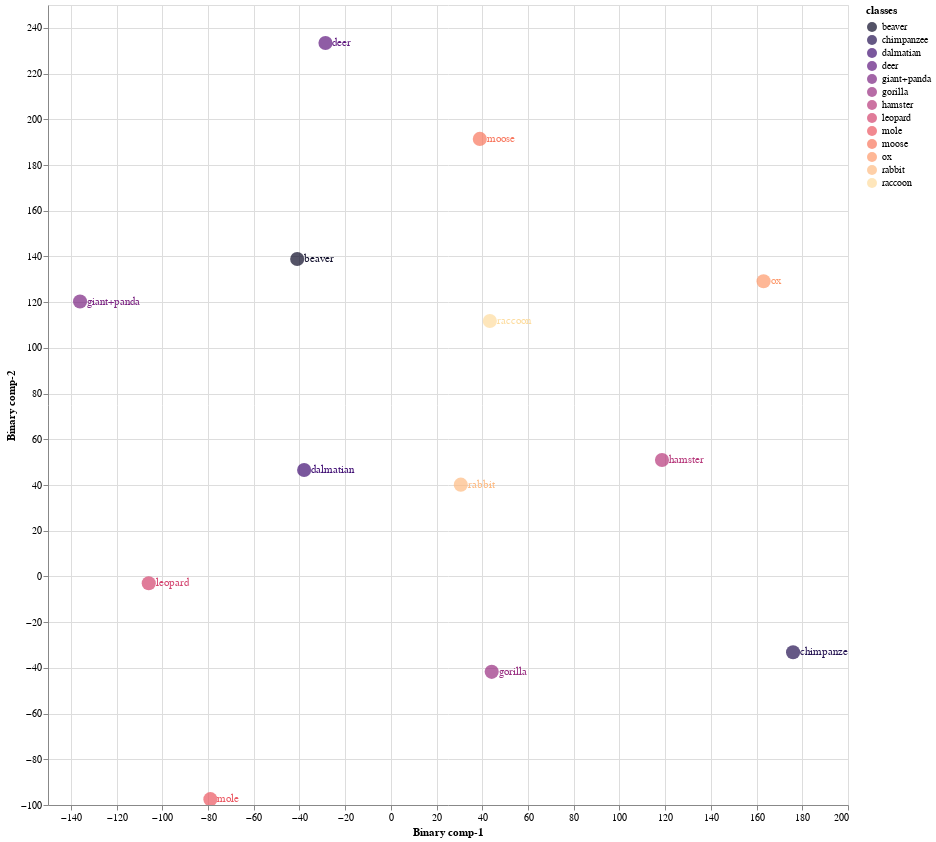
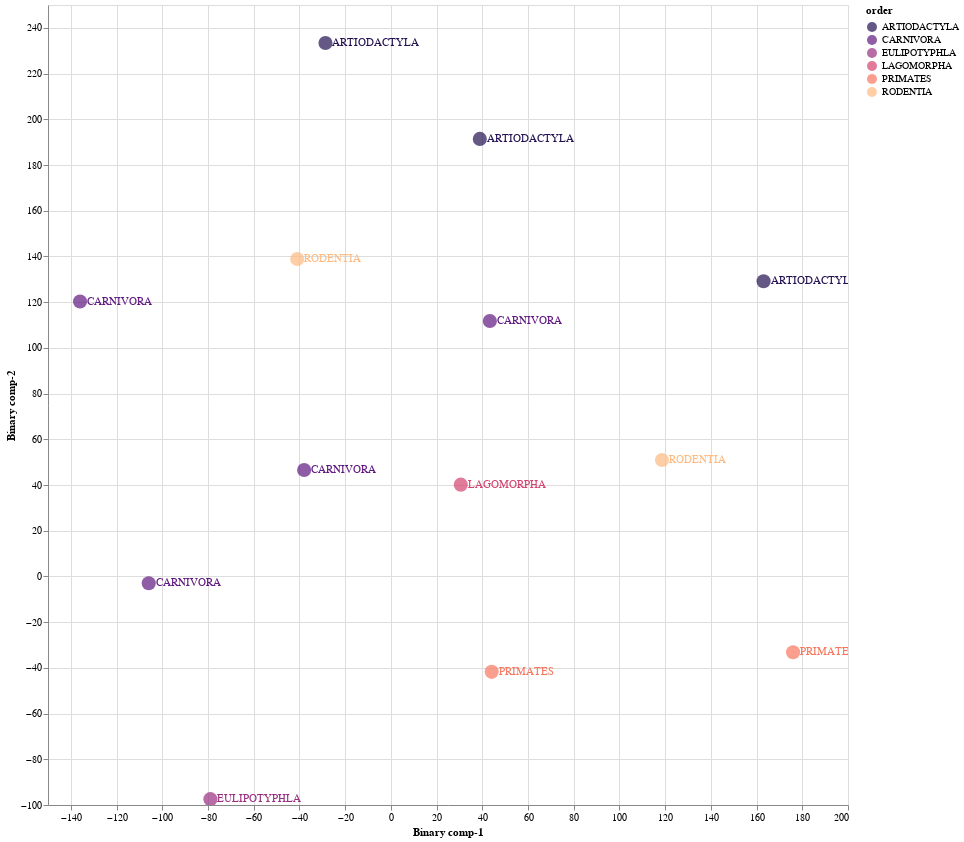

Notebook source saved alongside these figures, in order:
### Markdown cell above
### 8.1 Train Validation Split 01

### Code cell
Train01 = CZSL(mode = "Train", 
               split = 1, 
               DNN = ProjectionNetwork1, 
               epochs = 40, 
               bs = 8, 
               numunits = 1024, 
               lr = 0.1, 
               optimiser = nn.Sigmoid(), 
               dropout = 0.2, 
               mom = 0, 
               wd = 0,  
               device = 'cuda', 
               checkpoint = CP1, 
               pred_type = 'Probabilistic', 
               dist_type = 'cosine')

#mode
#1. "Train" - Use Train Val split
#2. "Test" - For Unseen Test Data

#split
# 1 -Train/Val Split 1
# 2 -Train/Val Split 2
# 3 -Train/Val Split 3

#pred_type
#1. "Probabilistic" - continous real numbers giving probability for prdiction to be 1
#2. "Deterministic" - 1 or 0 prediction values

#dist_type
#1. euclidean
#2. cosine
#3. hamming
#4. jaccard

### Figure 1 — Vega-Lite specification as saved in the notebook (floating-point values rounded to 4 significant figures)
{"config": {"view": {"continuousWidth": 400, "continuousHeight": 300}}, "layer": [{"mark": {"type": "circle", "size": 200}, "encoding": {"color": {"field": "classes", "scale": {"scheme": "Magma"}, "type": "nominal"}, "x": {"field": "Binary comp-1", "type": "quantitative"}, "y": {"field": "Binary comp-2", "type": "quantitative"}}, "height": 800, "selection": {"selector013": {"type": "interval", "bind": "scales", "encodings": ["x", "y"]}}, "width": 800}, {"mark": {"type": "text", "align": "left", "baseline": "middle", "dx": 7}, "encoding": {"color": {"field": "classes", "scale": {"scheme": "Magma"}, "type": "nominal"}, "text": {"field": "classes", "type": "nominal"}, "x": {"field": "Binary comp-1", "type": "quantitative"}, "y": {"field": "Binary comp-2", "type": "quantitative"}}, "height": 800, "width": 800}], "data": {"name": "data-befc1caeeb7afa5d41e2c083c88dd209"}, "$schema": "https://vega.github.io/schema/vega-lite/v4.17.0.json", "datasets": {"data-befc1caeeb7afa5d41e2c083c88dd209": [{"Binary comp-1": -40.97, "Binary comp-2": 138.9, "classes": "beaver", "sciName": "Aplodontia_rufa", "animal_label": 4, "animal_class": "beaver", "mainCommonName": "Mountain Beaver", "otherCommonNames": "Boomer|Sewellel|Point Arena Mountain Beaver|Point Reyes Mountain Beaver", "class": "Mammalia", "infraclass": "Placentalia", "magnorder": "Boreoeutheria", "superorder": "Euarchontoglires", "order": "RODENTIA", "suborder": "SCIUROMORPHA", "infraorder": null, "parvorder": null, "superfamily": null, "family": "APLODONTIIDAE", "subfamily": null, "tribe": null, "genus": "Aplodontia"}, {"Binary comp-1": -37.94, "Binary comp-2": 46.56, "classes": "dalmatian", "sciName": "Canis_familiaris", "animal_label": 5, "animal_class": "dalmatian", "mainCommonName": "Domestic Dog", "otherCommonNames": "Dog|Dingo|Feral Dog|New Guinea Singing Dog|Village Dog", "class": "Mammalia", "infraclass": "Placentalia", "magnorder": "Boreoeutheria", "superorder": "Laurasiatheria", "order": "CARNIVORA", "suborder": "CANIFORMIA", "infraorder": "CANOIDEA", "parvorder": null, "superfamily": null, "family": "CANIDAE", "subfamily": null, "tribe": null, "genus": "Canis"}, {"Binary comp-1": -78.95, "Binary comp-2": -97.46, "classes": "mole", "sciName": "Talpa_altaica", "animal_label": 12, "animal_class": "mole", "mainCommonName": "Altai Mole", "otherCommonNames": "Siberian Mole", "class": "Mammalia", "infraclass": "Placentalia", "magnorder": "Boreoeutheria", "superorder": "Laurasiatheria", "order": "EULIPOTYPHLA", "suborder": null, "infraorder": null, "parvorder": null, "superfamily": null, "family": "TALPIDAE", "subfamily": "TALPINAE", "tribe": "TALPINI", "genus": "Talpa"}, {"Binary comp-1": -105.9, "Binary comp-2": -2.987, "classes": "leopard", "sciName": "Panthera_pardus", "animal_label": 15, "animal_class": "leopard", "mainCommonName": "Leopard", "otherCommonNames": "Panther", "class": "Mammalia", "infraclass": "Placentalia", "magnorder": "Boreoeutheria", "superorder": "Laurasiatheria", "order": "CARNIVORA", "suborder": "FELIFORMIA", "infraorder": "FELOIDEA", "parvorder": null, "superfamily": null, "family": "FELIDAE", "subfamily": "PANTHERINAE", "tribe": null, "genus": "Panthera"}, {"Binary comp-1": 38.92, "Binary comp-2": 191.4, "classes": "moose", "sciName": "Alces_alces", "animal_label": 16, "animal_class": "moose", "mainCommonName": "Moose", "otherCommonNames": "Elk|Eurasian Elk|Caucasian Moose", "class": "Mammalia", "infraclass": "Placentalia", "magnorder": "Boreoeutheria", "superorder": "Laurasiatheria", "order": "ARTIODACTYLA", "suborder": "RUMINANTIA", "infraorder": "PECORA", "parvorder": null, "superfamily": null, "family": "CERVIDAE", "subfamily": "CAPREOLINAE", "tribe": "ALCEINI", "genus": "Alces"}, {"Binary comp-1": 44.12, "Binary comp-2": -41.76, "classes": "gorilla", "sciName": "Gorilla_gorilla", "animal_label": 20, "animal_class": "gorilla", "mainCommonName": "Western Gorilla", "otherCommonNames": "Lowland Gorilla|Cross River Gorilla|Western Lowland Gorilla", "class": "Mammalia", "infraclass": "Placentalia", "magnorder": "Boreoeutheria", "superorder": "Euarchontoglires", "order": "PRIMATES", "suborder": "HAPLORHINI", "infraorder": "SIMIIFORMES", "parvorder": "CATARRHINI", "superfamily": "HOMINOIDEA", "family": "HOMINIDAE", "subfamily": "HOMININAE", "tribe": null, "genus": "Gorilla"}, {"Binary comp-1": 163.1, "Binary comp-2": 129.1, "classes": "ox", "sciName": "Bos_sauveli", "animal_label": 21, "animal_class": "ox", "mainCommonName": "Kouprey", "otherCommonNames": "Gray Ox|Indochinese Forest Ox", "class": "Mammalia", "infraclass": "Placentalia", "magnorder": "Boreoeutheria", "superorder": "Laurasiatheria", "order": "ARTIODACTYLA", "suborder": "RUMINANTIA", "infraorder": "PECORA", "parvorder": null, "superfamily": null, "family": "BOVIDAE", "subfamily": "BOVINAE", "tribe": "BOVINI", "genus": "Bos"}, {"Binary comp-1": 176.0, "Binary comp-2": -33.16, "classes": "chimpanzee", "sciName": "Pan_troglodytes", "animal_label": 25, "animal_class": "chimpanzee", "mainCommonName": "Chimpanzee", "otherCommonNames": "Chimpanzee|Common Chimpanzee|Robust Chimpanzee|Central Chimpanzee|Eastern Chimpanzee|Nigeria-Cameroon Chimpanzee|Western Chimpanzee", "class": "Mammalia", "infraclass": "Placentalia", "magnorder": "Boreoeutheria", "superorder": "Euarchontoglires", "order": "PRIMATES", "suborder": "HAPLORHINI", "infraorder": "SIMIIFORMES", "parvorder": "CATARRHINI", "superfamily": "HOMINOIDEA", "family": "HOMINIDAE", "subfamily": "HOMININAE", "tribe": null, "genus": "Pan"}, {"Binary comp-1": 118.6, "Binary comp-2": 50.92, "classes": "hamster", "sciName": "Mesocricetus_brandti", "animal_label": 26, "animal_class": "hamster", "mainCommonName": "Brandt's Hamster", "otherCommonNames": "Turkish Hamster", "class": "Mammalia", "infraclass": "Placentalia", "magnorder": "Boreoeutheria", "superorder": "Euarchontoglires", "order": "RODENTIA", "suborder": "SUPRAMYOMORPHA", "infraorder": "MYOMORPHI", "parvorder": null, "superfamily": "MUROIDEA", "family": "CRICETIDAE", "subfamily": "CRICETINAE", "tribe": null, "genus": "Mesocricetus"}, {"Binary comp-1": 30.6, "Binary comp-2": 40.16, "classes": "rabbit", "sciName": "Pentalagus_furnessi", "animal_label": 29, "animal_class": "rabbit", "mainCommonName": "Amami Rabbit", "otherCommonNames": "Ryukyu Rabbit", "class": "Mammalia", "infraclass": "Placentalia", "magnorder": "Boreoeutheria", "superorder": "Euarchontoglires", "order": "LAGOMORPHA", "suborder": null, "infraorder": null, "parvorder": null, "superfamily": null, "family": "LEPORIDAE", "subfamily": null, "tribe": null, "genus": "Pentalagus"}, {"Binary comp-1": -136.0, "Binary comp-2": 120.3, "classes": "giant+panda", "sciName": "Ailuropoda_melanoleuca", "animal_label": 39, "animal_class": "giant+panda", "mainCommonName": "Giant Panda", "otherCommonNames": "Da Xiong Mao", "class": "Mammalia", "infraclass": "Placentalia", "magnorder": "Boreoeutheria", "superorder": "Laurasiatheria", "order": "CARNIVORA", "suborder": "CANIFORMIA", "infraorder": "ARCTOIDEA", "parvorder": null, "superfamily": "URSOIDEA", "family": "URSIDAE", "subfamily": "AILUROPODINAE", "tribe": null, "genus": "Ailuropoda"}, {"Binary comp-1": -28.6, "Binary comp-2": 233.4, "classes": "deer", "sciName": "Hydropotes_inermis", "animal_label": 40, "animal_class": "deer", "mainCommonName": "Chinese Water Deer", "otherCommonNames": null, "class": "Mammalia", "infraclass": "Placentalia", "magnorder": "Boreoeutheria", "superorder": "Laurasiatheria", "order": "ARTIODACTYLA", "suborder": "RUMINANTIA", "infraorder": "PECORA", "parvorder": null, "superfamily": null, "family": "CERVIDAE", "subfamily": "CAPREOLINAE", "tribe": "CAPREOLINI", "genus": "Hydropotes"}, {"Binary comp-1": 43.31, "Binary comp-2": 111.7, "classes": "raccoon", "sciName": "Procyon_lotor", "animal_label": 48, "animal_class": "raccoon", "mainCommonName": "Northern Raccoon", "otherCommonNames": "Common Raccoon", "class": "Mammalia", "infraclass": "Placentalia", "magnorder": "Boreoeutheria", "superorder": "Laurasiatheria", "order": "CARNIVORA", "suborder": "CANIFORMIA", "infraorder": "ARCTOIDEA", "parvorder": null, "superfamily": "MUSTELOIDEA", "family": "PROCYONIDAE", "subfamily": null, "tribe": null, "genus": "Procyon"}]}}

### Figure 2 — Vega-Lite specification as saved in the notebook (floating-point values rounded to 4 significant figures)
{"config": {"view": {"continuousWidth": 400, "continuousHeight": 300}}, "layer": [{"mark": {"type": "circle", "size": 200}, "encoding": {"color": {"field": "order", "scale": {"scheme": "Magma"}, "type": "nominal"}, "x": {"field": "Binary comp-1", "type": "quantitative"}, "y": {"field": "Binary comp-2", "type": "quantitative"}}, "height": 800, "selection": {"selector014": {"type": "interval", "bind": "scales", "encodings": ["x", "y"]}}, "width": 800}, {"mark": {"type": "text", "align": "left", "baseline": "middle", "dx": 7}, "encoding": {"color": {"field": "order", "scale": {"scheme": "Magma"}, "type": "nominal"}, "text": {"field": "order", "type": "nominal"}, "x": {"field": "Binary comp-1", "type": "quantitative"}, "y": {"field": "Binary comp-2", "type": "quantitative"}}, "height": 800, "width": 800}], "data": {"name": "data-befc1caeeb7afa5d41e2c083c88dd209"}, "$schema": "https://vega.github.io/schema/vega-lite/v4.17.0.json", "datasets": {"data-befc1caeeb7afa5d41e2c083c88dd209": [{"Binary comp-1": -40.97, "Binary comp-2": 138.9, "classes": "beaver", "sciName": "Aplodontia_rufa", "animal_label": 4, "animal_class": "beaver", "mainCommonName": "Mountain Beaver", "otherCommonNames": "Boomer|Sewellel|Point Arena Mountain Beaver|Point Reyes Mountain Beaver", "class": "Mammalia", "infraclass": "Placentalia", "magnorder": "Boreoeutheria", "superorder": "Euarchontoglires", "order": "RODENTIA", "suborder": "SCIUROMORPHA", "infraorder": null, "parvorder": null, "superfamily": null, "family": "APLODONTIIDAE", "subfamily": null, "tribe": null, "genus": "Aplodontia"}, {"Binary comp-1": -37.94, "Binary comp-2": 46.56, "classes": "dalmatian", "sciName": "Canis_familiaris", "animal_label": 5, "animal_class": "dalmatian", "mainCommonName": "Domestic Dog", "otherCommonNames": "Dog|Dingo|Feral Dog|New Guinea Singing Dog|Village Dog", "class": "Mammalia", "infraclass": "Placentalia", "magnorder": "Boreoeutheria", "superorder": "Laurasiatheria", "order": "CARNIVORA", "suborder": "CANIFORMIA", "infraorder": "CANOIDEA", "parvorder": null, "superfamily": null, "family": "CANIDAE", "subfamily": null, "tribe": null, "genus": "Canis"}, {"Binary comp-1": -78.95, "Binary comp-2": -97.46, "classes": "mole", "sciName": "Talpa_altaica", "animal_label": 12, "animal_class": "mole", "mainCommonName": "Altai Mole", "otherCommonNames": "Siberian Mole", "class": "Mammalia", "infraclass": "Placentalia", "magnorder": "Boreoeutheria", "superorder": "Laurasiatheria", "order": "EULIPOTYPHLA", "suborder": null, "infraorder": null, "parvorder": null, "superfamily": null, "family": "TALPIDAE", "subfamily": "TALPINAE", "tribe": "TALPINI", "genus": "Talpa"}, {"Binary comp-1": -105.9, "Binary comp-2": -2.987, "classes": "leopard", "sciName": "Panthera_pardus", "animal_label": 15, "animal_class": "leopard", "mainCommonName": "Leopard", "otherCommonNames": "Panther", "class": "Mammalia", "infraclass": "Placentalia", "magnorder": "Boreoeutheria", "superorder": "Laurasiatheria", "order": "CARNIVORA", "suborder": "FELIFORMIA", "infraorder": "FELOIDEA", "parvorder": null, "superfamily": null, "family": "FELIDAE", "subfamily": "PANTHERINAE", "tribe": null, "genus": "Panthera"}, {"Binary comp-1": 38.92, "Binary comp-2": 191.4, "classes": "moose", "sciName": "Alces_alces", "animal_label": 16, "animal_class": "moose", "mainCommonName": "Moose", "otherCommonNames": "Elk|Eurasian Elk|Caucasian Moose", "class": "Mammalia", "infraclass": "Placentalia", "magnorder": "Boreoeutheria", "superorder": "Laurasiatheria", "order": "ARTIODACTYLA", "suborder": "RUMINANTIA", "infraorder": "PECORA", "parvorder": null, "superfamily": null, "family": "CERVIDAE", "subfamily": "CAPREOLINAE", "tribe": "ALCEINI", "genus": "Alces"}, {"Binary comp-1": 44.12, "Binary comp-2": -41.76, "classes": "gorilla", "sciName": "Gorilla_gorilla", "animal_label": 20, "animal_class": "gorilla", "mainCommonName": "Western Gorilla", "otherCommonNames": "Lowland Gorilla|Cross River Gorilla|Western Lowland Gorilla", "class": "Mammalia", "infraclass": "Placentalia", "magnorder": "Boreoeutheria", "superorder": "Euarchontoglires", "order": "PRIMATES", "suborder": "HAPLORHINI", "infraorder": "SIMIIFORMES", "parvorder": "CATARRHINI", "superfamily": "HOMINOIDEA", "family": "HOMINIDAE", "subfamily": "HOMININAE", "tribe": null, "genus": "Gorilla"}, {"Binary comp-1": 163.1, "Binary comp-2": 129.1, "classes": "ox", "sciName": "Bos_sauveli", "animal_label": 21, "animal_class": "ox", "mainCommonName": "Kouprey", "otherCommonNames": "Gray Ox|Indochinese Forest Ox", "class": "Mammalia", "infraclass": "Placentalia", "magnorder": "Boreoeutheria", "superorder": "Laurasiatheria", "order": "ARTIODACTYLA", "suborder": "RUMINANTIA", "infraorder": "PECORA", "parvorder": null, "superfamily": null, "family": "BOVIDAE", "subfamily": "BOVINAE", "tribe": "BOVINI", "genus": "Bos"}, {"Binary comp-1": 176.0, "Binary comp-2": -33.16, "classes": "chimpanzee", "sciName": "Pan_troglodytes", "animal_label": 25, "animal_class": "chimpanzee", "mainCommonName": "Chimpanzee", "otherCommonNames": "Chimpanzee|Common Chimpanzee|Robust Chimpanzee|Central Chimpanzee|Eastern Chimpanzee|Nigeria-Cameroon Chimpanzee|Western Chimpanzee", "class": "Mammalia", "infraclass": "Placentalia", "magnorder": "Boreoeutheria", "superorder": "Euarchontoglires", "order": "PRIMATES", "suborder": "HAPLORHINI", "infraorder": "SIMIIFORMES", "parvorder": "CATARRHINI", "superfamily": "HOMINOIDEA", "family": "HOMINIDAE", "subfamily": "HOMININAE", "tribe": null, "genus": "Pan"}, {"Binary comp-1": 118.6, "Binary comp-2": 50.92, "classes": "hamster", "sciName": "Mesocricetus_brandti", "animal_label": 26, "animal_class": "hamster", "mainCommonName": "Brandt's Hamster", "otherCommonNames": "Turkish Hamster", "class": "Mammalia", "infraclass": "Placentalia", "magnorder": "Boreoeutheria", "superorder": "Euarchontoglires", "order": "RODENTIA", "suborder": "SUPRAMYOMORPHA", "infraorder": "MYOMORPHI", "parvorder": null, "superfamily": "MUROIDEA", "family": "CRICETIDAE", "subfamily": "CRICETINAE", "tribe": null, "genus": "Mesocricetus"}, {"Binary comp-1": 30.6, "Binary comp-2": 40.16, "classes": "rabbit", "sciName": "Pentalagus_furnessi", "animal_label": 29, "animal_class": "rabbit", "mainCommonName": "Amami Rabbit", "otherCommonNames": "Ryukyu Rabbit", "class": "Mammalia", "infraclass": "Placentalia", "magnorder": "Boreoeutheria", "superorder": "Euarchontoglires", "order": "LAGOMORPHA", "suborder": null, "infraorder": null, "parvorder": null, "superfamily": null, "family": "LEPORIDAE", "subfamily": null, "tribe": null, "genus": "Pentalagus"}, {"Binary comp-1": -136.0, "Binary comp-2": 120.3, "classes": "giant+panda", "sciName": "Ailuropoda_melanoleuca", "animal_label": 39, "animal_class": "giant+panda", "mainCommonName": "Giant Panda", "otherCommonNames": "Da Xiong Mao", "class": "Mammalia", "infraclass": "Placentalia", "magnorder": "Boreoeutheria", "superorder": "Laurasiatheria", "order": "CARNIVORA", "suborder": "CANIFORMIA", "infraorder": "ARCTOIDEA", "parvorder": null, "superfamily": "URSOIDEA", "family": "URSIDAE", "subfamily": "AILUROPODINAE", "tribe": null, "genus": "Ailuropoda"}, {"Binary comp-1": -28.6, "Binary comp-2": 233.4, "classes": "deer", "sciName": "Hydropotes_inermis", "animal_label": 40, "animal_class": "deer", "mainCommonName": "Chinese Water Deer", "otherCommonNames": null, "class": "Mammalia", "infraclass": "Placentalia", "magnorder": "Boreoeutheria", "superorder": "Laurasiatheria", "order": "ARTIODACTYLA", "suborder": "RUMINANTIA", "infraorder": "PECORA", "parvorder": null, "superfamily": null, "family": "CERVIDAE", "subfamily": "CAPREOLINAE", "tribe": "CAPREOLINI", "genus": "Hydropotes"}, {"Binary comp-1": 43.31, "Binary comp-2": 111.7, "classes": "raccoon", "sciName": "Procyon_lotor", "animal_label": 48, "animal_class": "raccoon", "mainCommonName": "Northern Raccoon", "otherCommonNames": "Common Raccoon", "class": "Mammalia", "infraclass": "Placentalia", "magnorder": "Boreoeutheria", "superorder": "Laurasiatheria", "order": "CARNIVORA", "suborder": "CANIFORMIA", "infraorder": "ARCTOIDEA", "parvorder": null, "superfamily": "MUSTELOIDEA", "family": "PROCYONIDAE", "subfamily": null, "tribe": null, "genus": "Procyon"}]}}
